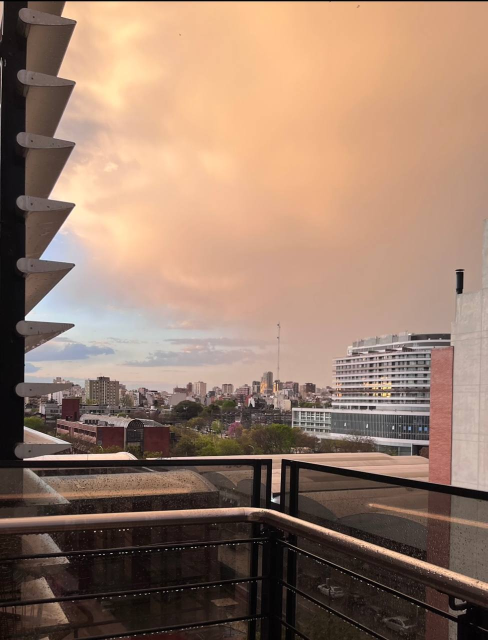
#> input picture Balcony view/Sept22 18-35.jpg, 975 x 1280 px (shown at 1/2 size); its folder holds 4 pictures in this run
$ jupyter execute --allow-errors 'PCA on balcony view.ipynb'
#> lines starting #> are read from the running program, lines starting #| are printed output that depends on the picture
# PCA for day time learning

### Processing photos

[cell 1]
from glob import glob
import pandas as pd
from sklearn import datasets, linear_model
import matplotlib.pyplot as plt
from PIL import Image
import numpy as np

# locate all the balcony view images by setting the path to them
view_images = glob('Balcony view/*')

view_data = []
# looping through the paths
for path in view_images:
    # opening images
    with Image.open(path) as image:
        # resizing images to make them have the same dimensions
#> image is the input picture: PIL image 975x1280 RGB; mean R, G, B 152.6, 124.5, 106.9
        cover_v = image.resize((512, 512))
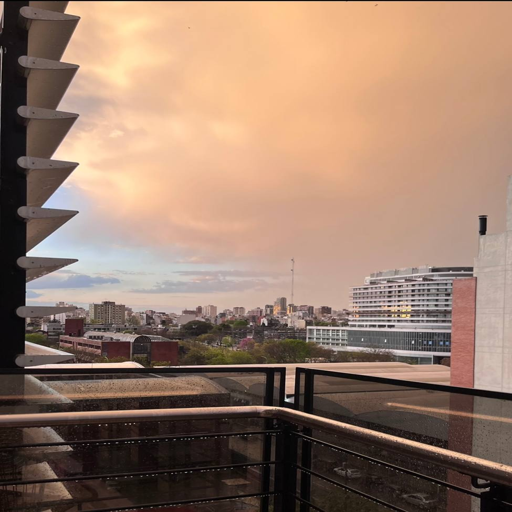
#> cover_v: PIL image 512x512 RGB; mean R, G, B 152.6, 124.5, 106.9
        colored_v = cover_v.convert('RGB')
        # flatten the matrix to an array and append it to all flattened images
        view_data.append(np.array(colored_v).flatten())
#> pass 2 of the loop `for path in view_images:`:
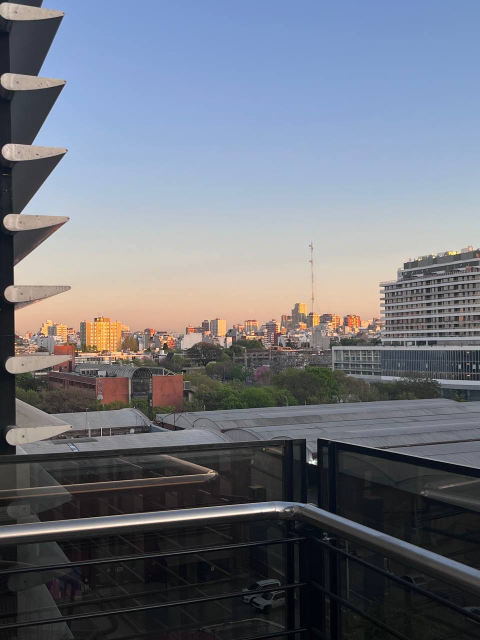
#> input picture Balcony view/Sept28 06-45.jpg, 960 x 1280 px (shown at 1/2 size)
#> image is the input picture: PIL image 960x1280 RGB; mean R, G, B 111.3, 116.1, 126.5
#> `cover_v = image.resize((512, 512))`:
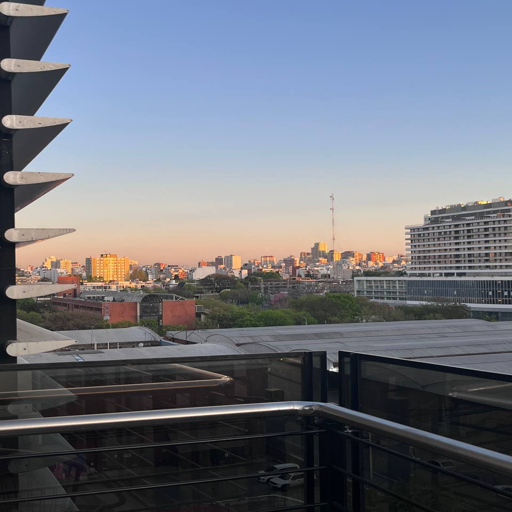
#> cover_v: PIL image 512x512 RGB; mean R, G, B 111.4, 116.1, 126.5
#> pass 3 of the loop `for path in view_images:`:
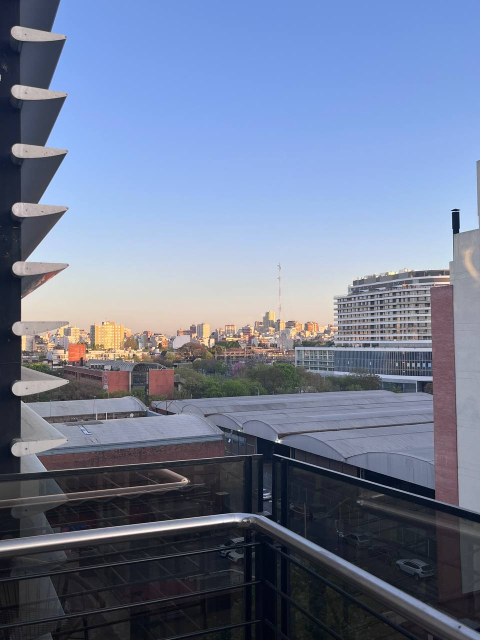
#> input picture Balcony view/Sept28 06-54.jpg, 960 x 1280 px (shown at 1/2 size)
#> image is the input picture: PIL image 960x1280 RGB; mean R, G, B 111.4, 123.2, 149
#> `cover_v = image.resize((512, 512))`:
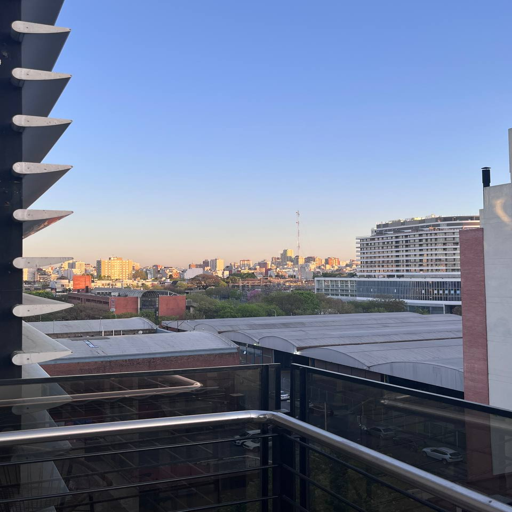
#> cover_v: PIL image 512x512 RGB; mean R, G, B 111.4, 123.2, 149
#> the loop made 4 passes; the first 3 are shown

### Project images down to a 2 dimensional representation using PCA

[cell 2]
from sklearn.decomposition import PCA, NMF
pca = PCA(n_components=2).fit(view_data)

###  2D locations of each photo in the new space

[cell 3]
points = pca.transform(view_data)
df = pd.DataFrame(points)
plt.scatter(df[0],df[1], alpha=0.3, label="samples")
plt.legend()
plt.show()
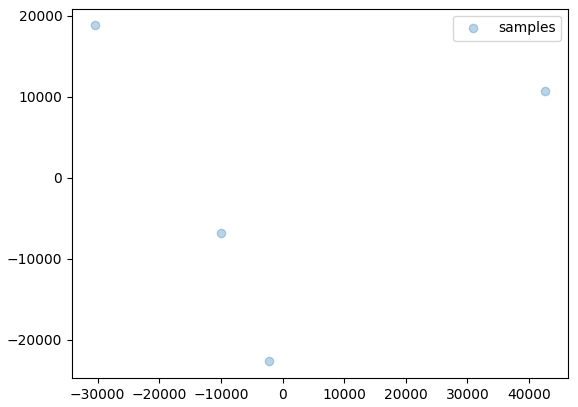
#> figure drawn by matplotlib, 1 panel

###   Reconstruction from each low-dimensional representation

[cell 4]
# calculate PCA results and save image for each dimension
samples = []
expl_var = []
dims = []

for i in range(1,len(view_data)+1,1):

    # apply PCA
    pca = PCA(n_components=i)

    # fit images to PCA to reduce dimensions
    transformed = pca.fit_transform(view_data)

    # transform image to save samples
    inverse = pca.inverse_transform(transformed)
    formatted = np.clip(inverse, 0, 255).astype(np.uint8)

    # save one random sample from each dimension
    random_row = np.random.randint(len(view_data), size=1)
    sample = formatted[random_row]

    # calculate explained variance
    pca_var_expl = \
    np.round(np.cumsum(pca.explained_variance_ratio_)[-1],2)

    # save results
    samples.append(sample)
    expl_var.append(pca_var_expl)
    dims.append(i)

[cell 5]
# reshape formatted samples
reshaped = []
for i in samples:
    new_img = Image.fromarray(i.reshape(512,512,3), 'RGB')
    reshaped.append(new_img)
#> this loop made 4 passes
#> pass 1, `new_img = Image.fromarray(i.reshape(512,512,3), 'RGB')`:
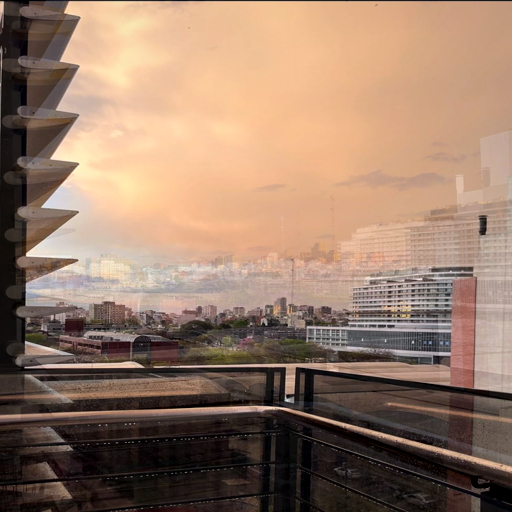
#> new_img: PIL image 512x512 RGB; mean R, G, B 151.8, 123.8, 104.9
#> pass 2, `new_img = Image.fromarray(i.reshape(512,512,3), 'RGB')`:
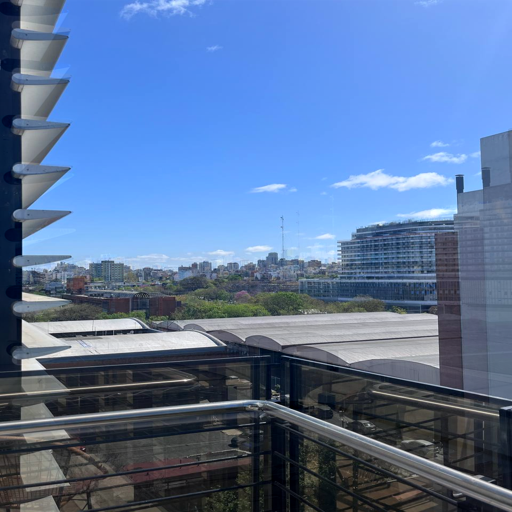
#> new_img: PIL image 512x512 RGB; mean R, G, B 90.3, 117.2, 158.3
#> pass 3, `new_img = Image.fromarray(i.reshape(512,512,3), 'RGB')`:
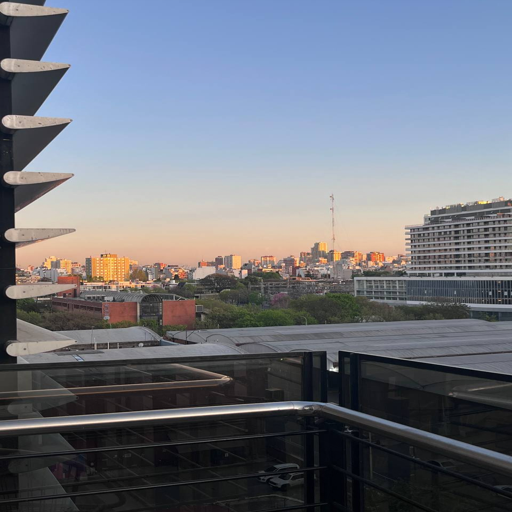
#> new_img: PIL image 512x512 RGB; mean R, G, B 111.1, 115.8, 126.3

# plot samples
fig = plt.figure(figsize=(16, 20))

for i in range(len(samples)):
    ax = fig.add_subplot(6, 4, i+1, xticks=[], yticks=[])
    ax.imshow(reshaped[i], interpolation='nearest')
    ax.set_title(f'Dim: {dims[i]}, Var: {expl_var[i]}')

plt.suptitle('Reconstructed Images (All Dimensions)', y=0.92)

plt.show()
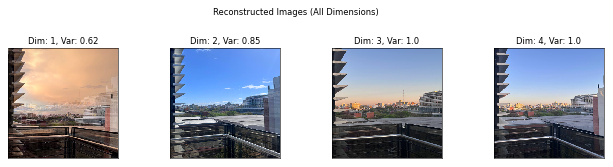
#> figure drawn by matplotlib, 4 panels

### Picking a point far from the rest and plotting its reconstruction

[cell 6]
#point far from the rest
point = [-10000, 20000]

[cell 7]
fig, ax = plt.subplots()
pca = PCA(n_components=2).fit(view_data)
view_pca = pca.inverse_transform([point])
formatted = np.clip(view_pca, 0, 255).astype(np.uint8)
img = Image.fromarray(formatted.reshape(512,512,3), 'RGB')
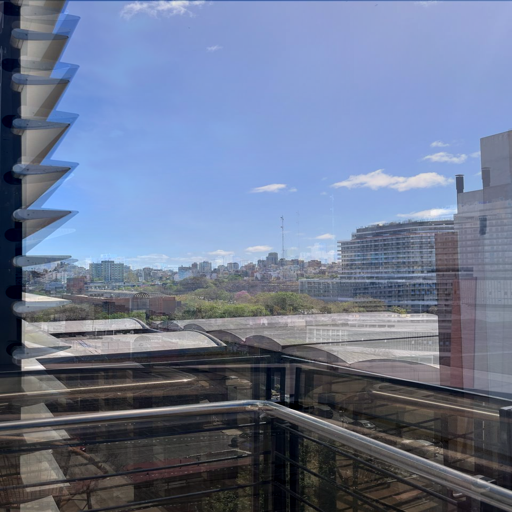
#> img: PIL image 512x512 RGB; mean R, G, B 107.8, 119.3, 144.7
ax.imshow(img, interpolation='nearest')
